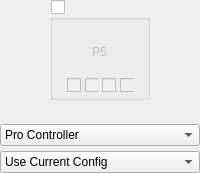
            <widget class="QWidget" name="widgetPlayer5" native="true">
             <layout class="QVBoxLayout" name="verticalLayout_23">
              <property name="spacing">
               <number>5</number>
              </property>
              <property name="leftMargin">
               <number>0</number>
              </property>
              <property name="topMargin">
               <number>0</number>
              </property>
              <property name="rightMargin">
               <number>0</number>
              </property>
              <property name="bottomMargin">
               <number>0</number>
              </property>
              <item alignment="Qt::AlignHCenter">
               <widget class="QGroupBox" name="groupPlayer5Connected">
                <property name="minimumSize">
                 <size>
                  <width>100</width>
                  <height>100</height>
                 </size>
                </property>
                <property name="maximumSize">
                 <size>
                  <width>100</width>
                  <height>100</height>
                 </size>
                </property>
                <property name="title">
                 <string/>
                </property>
                <property name="checkable">
                 <bool>true</bool>
                </property>
                <property name="checked">
                 <bool>false</bool>
                </property>
                <layout class="QVBoxLayout" name="verticalLayout_8" stretch="1,0">
                 <property name="spacing">
                  <number>7</number>
                 </property>
                 <property name="leftMargin">
                  <number>14</number>
                 </property>
                 <property name="topMargin">
                  <number>7</number>
                 </property>
                 <property name="rightMargin">
                  <number>14</number>
                 </property>
                 <property name="bottomMargin">
                  <number>4</number>
                 </property>
                 <item>
                  <widget class="QWidget" name="controllerPlayer5" native="true">
                   <property name="styleSheet">
                    <string notr="true"/>
                   </property>
                   <layout class="QVBoxLayout" name="verticalLayout_16">
                    <property name="topMargin">
                     <number>16</number>
                    </property>
                    <item alignment="Qt::AlignHCenter|Qt::AlignVCenter">
                     <widget class="QLabel" name="labelPlayer5">
                      <property name="text">
                       <string>P5</string>
                      </property>
                     </widget>
                    </item>
                   </layout>
                  </widget>
                 </item>
                 <item alignment="Qt::AlignHCenter">
                  <widget class="QWidget" name="Player5LEDs" native="true">
                   <property name="enabled">
                    <bool>false</bool>
                   </property>
                   <property name="minimumSize">
                    <size>
                     <width>0</width>
                     <height>10</height>
                    </size>
                   </property>
                   <layout class="QHBoxLayout" name="horizontalLayout_11">
                    <property name="spacing">
                     <number>4</number>
                    </property>
                    <property name="leftMargin">
                     <number>0</number>
                    </property>
                    <property name="topMargin">
                     <number>0</number>
                    </property>
                    <property name="rightMargin">
                     <number>0</number>
                    </property>
                    <property name="bottomMargin">
                     <number>0</number>
                    </property>
                    <item>
                     <widget class="QCheckBox" name="checkboxPlayer5LED1">
                      <property name="layoutDirection">
                       <enum>Qt::LeftToRight</enum>
                      </property>
                     </widget>
                    </item>
                    <item>
                     <widget class="QCheckBox" name="checkboxPlayer5LED2"/>
                    </item>
                    <item>
                     <widget class="QCheckBox" name="checkboxPlayer5LED3"/>
                    </item>
                    <item>
                     <widget class="QCheckBox" name="checkboxPlayer5LED4"/>
                    </item>
                   </layout>
                  </widget>
                 </item>
                </layout>
               </widget>
              </item>
              <item>
               <widget class="QWidget" name="Player5Explain" native="true">
                <property name="minimumSize">
                 <size>
                  <width>0</width>
                  <height>10</height>
                 </size>
                </property>
                <property name="maximumSize">
                 <size>
                  <width>150</width>
                  <height>16777215</height>
                 </size>
                </property>
                <layout class="QVBoxLayout" name="verticalLayout_40">
                 <property name="spacing">
                  <number>0</number>
                 </property>
                 <property name="leftMargin">
                  <number>0</number>
                 </property>
                 <property name="topMargin">
                  <number>0</number>
                 </property>
                 <property name="rightMargin">
                  <number>0</number>
                 </property>
                 <property name="bottomMargin">
                  <number>0</number>
                 </property>
                 <item>
                  <widget class="QLabel" name="labelPlayer5Explain">
                   <property name="alignment">
                    <set>Qt::AlignCenter</set>
                   </property>
                  </widget>
                 </item>
                </layout>
               </widget>
              </item>
              <item>
               <widget class="UIControls::ComboBox" name="comboPlayer5Emulated">
                <item>
                 <property name="text">
                  <string>Pro Controller</string>
                 </property>
                </item>
                <item>
                 <property name="text">
                  <string>Dual Joycons</string>
                 </property>
                </item>
                <item>
                 <property name="text">
                  <string>Left Joycon</string>
                 </property>
                </item>
                <item>
                 <property name="text">
                  <string>Right Joycon</string>
                 </property>
                </item>
               </widget>
              </item>
              <item>
               <widget class="UIControls::ComboBox" name="comboPlayer5Profile">
                <item>
                 <property name="text">
                  <string>Use Current Config</string>
                 </property>
                </item>
               </widget>
              </item>
             </layout>
            </widget>
